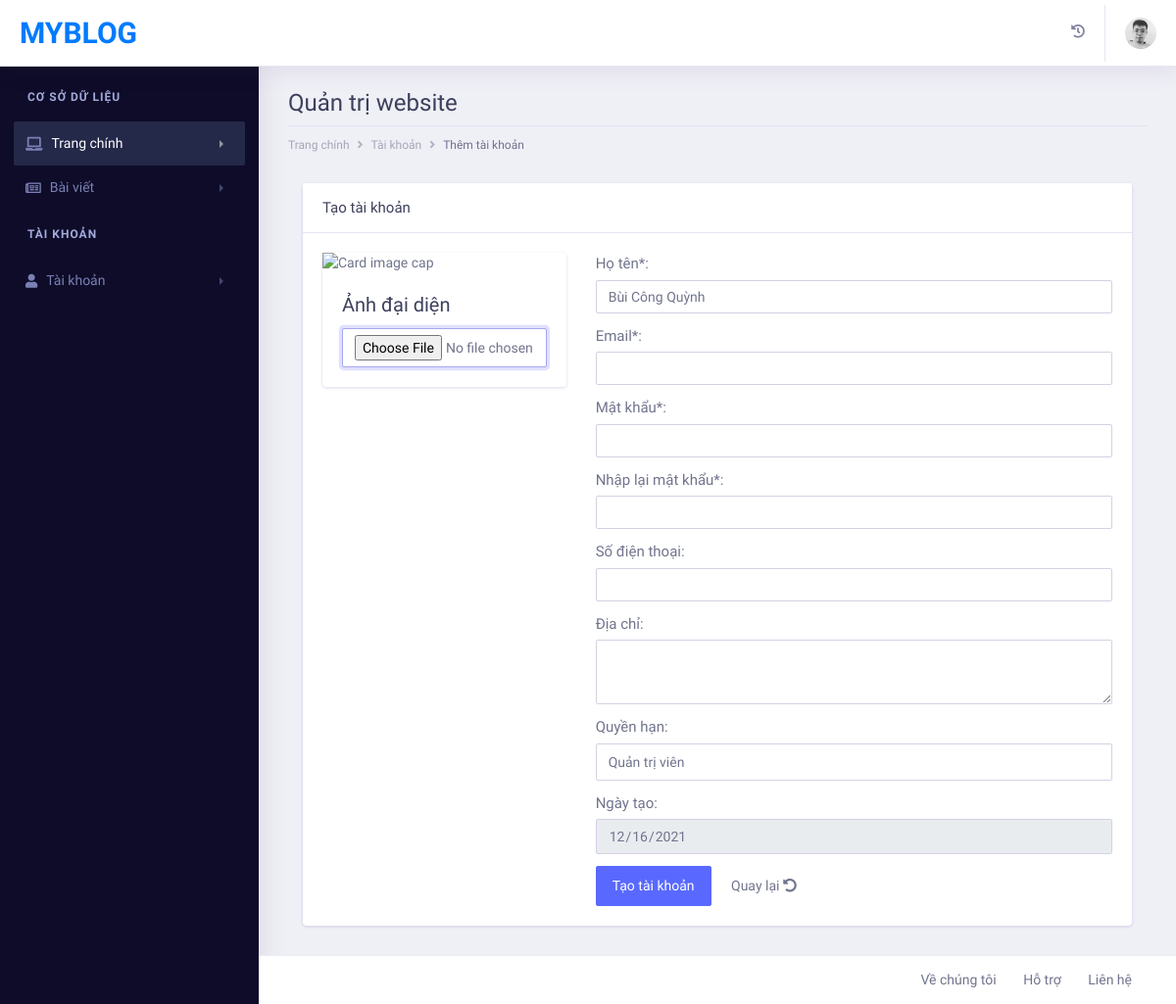
The app's page /admin/pages/insert-account.php (signed in) with its own data.
### tables this page shows
CREATE TABLE `account` (
  `id_acc` int(11) NOT NULL,
  `name` varchar(255) NOT NULL,
  `email` varchar(255) NOT NULL,
  `password` varchar(255) NOT NULL,
  `phone` varchar(50) NOT NULL,
  `address` varchar(255) NOT NULL,
  `image` varchar(255) NOT NULL,
  `date_create` datetime NOT NULL,
  `level` tinyint(1) NOT NULL
);

### admin/pages/insert-account.php (the view, shortened to what this page needs)
<?php
    if(isset($_SESSION['user']) && isset($_SESSION['level']))
    {
        include('includes/header.php');
        include('includes/navbar.php');
        include('includes/left-sidebar.php');
?>
<body>
        <div class="dashboard-wrapper">
            <div class="dashboard-ecommerce">
                <div class="container-fluid dashboard-content " >
                    <div class="row">
                        <div class="col-xl-12 col-lg-12 col-md-12 col-sm-12 col-12">
                            <div class="page-header" >
                                <h2 class="pageheader-title" style="font-family: 'Roboto Condensed', sans-serif;">Quản trị website</h2>
                                <div class="page-breadcrumb">
                                    <nav aria-label="breadcrumb">
                                        <ol class="breadcrumb">
                                            <li class="breadcrumb-item"><a href="index.php" class="breadcrumb-link">Trang chính</a></li>
                                            <li class="breadcrumb-item"><a href="account.php" class="breadcrumb-link">Tài khoản</a></li>
                                            <li class="breadcrumb-item active" aria-current="page">Thêm tài khoản</li>
                                        </ol>
                                    </nav>
                                </div>
                            </div>
                        </div>
                    </div>
                    <div class="ecommerce-widget">
                        <div class="col-xl-12 col-lg-12 col-md-6 col-sm-12 col-12">
                            <div class="card">
                                <h5 class="card-header" style="font-family: 'Roboto Condensed', sans-serif;">Tạo tài khoản</h5>
                                <div class="card-body">
                                    <div class="row">
                                        <div class="col-lg-4 col-sm-12 col-xs-12">
                                            <form method="POST" enctype="multipart/form-data">
                                                <div class="card">
                                                    <img class="img-fluid" src="public/images/avatars/no-image.jpg" alt="Card image cap">
                                                    <div class="card-body">
                                                        <h3 class="card-title" style="font-family: 'Roboto Condensed', sans-serif;">Ảnh đại diện</h3>
                                                        <input type="file" name="image" class="form-control">
                                                    </div>
                                                </div>
                                        </div>
                                        <div class="col-lg-8 col-sm-12 col-xs-12">
                                                <div class="form-group">
                                                    <label>Họ tên*:</label>
                                                    <input type="text" name="name" class="form-control" value="<?php if(isset($name)){ echo $name; } ?>">
                                                </div>
                                                <div class="form-group">
                                                    <label>Email*:</label>
                                                    <input type="email" name="email_reg" class="form-control" value="<?php if(isset($email_reg)){ echo $email_reg; } ?>">
                                                </div>
                                                <div class="form-group">
                                                    <label>Mật khẩu*:</label>
                                                    <input type="password" name="password" class="form-control">
                                                </div>
                                                <div class="form-group">
                                                    <label>Nhập lại mật khẩu*:</label>
                                                    <input type="password" name="repass" class="form-control">
                                                </div>
                                                <div class="form-group">
                                                    <label>Số điện thoại:</label>
                                                    <input type="text" name="phone" class="form-control"  value="<?php if(isset($phone)){ echo $phone; } ?>">
                                                </div>
                                                <div class="form-group">
                                                    <label>Địa chỉ:</label>
                                                    <textarea name="address" class="form-control"><?php if(isset($address)){ echo $address; } ?></textarea>
                                                </div>
                                                <div class="form-group">
                                                    <label>Quyền hạn: </label>
                                                    <select class="form-control" name="level">
                                                        <option value="1">Quản trị viên</option>
                                                    </select>
                                                </div>
                                                <div class="form-group">
                                                    <label>Ngày tạo:</label>
                                                    <input type="date" name="date_create" class="form-control" value="<?php echo date("Y-m-d"); ?>"
                                                    disabled>
                                                </div>
                                                <button type="submit" class="btn btn-primary" name="add">Tạo tài khoản</button>
                                                <a class="btn btn-default" href="account.php" role="button">Quay lại <i class="fas fa-undo-alt"></i></a>
                                        </div>
                                    </div>
                                </div>
                            </div>
                        </div>
                    </div>
                </div>
            </div>
<?php
        include('includes/footer.php');
    }
    else
    {
        echo "<script> location.href='login.php'; </script>";
    }
?>

### admin/pages/includes/navbar.php (shortened to what this page needs)
<?php
    if(isset($_SESSION['user']) && isset($_SESSION['level']))
    {
        $email = $_SESSION['user'];
        $user = "SELECT image, name FROM account WHERE email = '$email'";
        $rs_user = mysqli_query($conn, $user);
        $row_user = mysqli_fetch_array($rs_user);
        $avatar = $row_user['image'];
        $name = $row_user['name'];
    }
?>
    <div class="dashboard-main-wrapper">
        <div class="dashboard-header">
            <nav class="navbar navbar-expand-lg bg-white fixed-top">
                <a class="navbar-brand" href="index.php">MYBLOG</a>
                <div class="collapse navbar-collapse " id="navbarSupportedContent">
                    <ul class="navbar-nav ml-auto navbar-right-top">
                        <li class="nav-item dropdown notification">
                            <a class="nav-link nav-icons" href="#" id="navbarDropdownMenuLink1" data-toggle="dropdown" aria-haspopup="true" aria-expanded="false"><i class="fas fa-history"></i></a>
                        </li>
                        <li class="nav-item dropdown nav-user">
                            <a class="nav-link nav-user-img" href="#" id="navbarDropdownMenuLink2" data-toggle="dropdown" aria-haspopup="true" aria-expanded="false"><img src="public/images/avatars/<?php echo $avatar; ?>" alt="" class="user-avatar-md rounded-circle"></a>
                        </li>
                    </ul>
                </div>
            </nav>
        </div>

### admin/pages/includes/header.php (style rules this page uses)
body { font-family: 'Roboto Condensed', sans-serif; }

### records on screen
account: image (picture), name "Bùi Công Quỳnh"
